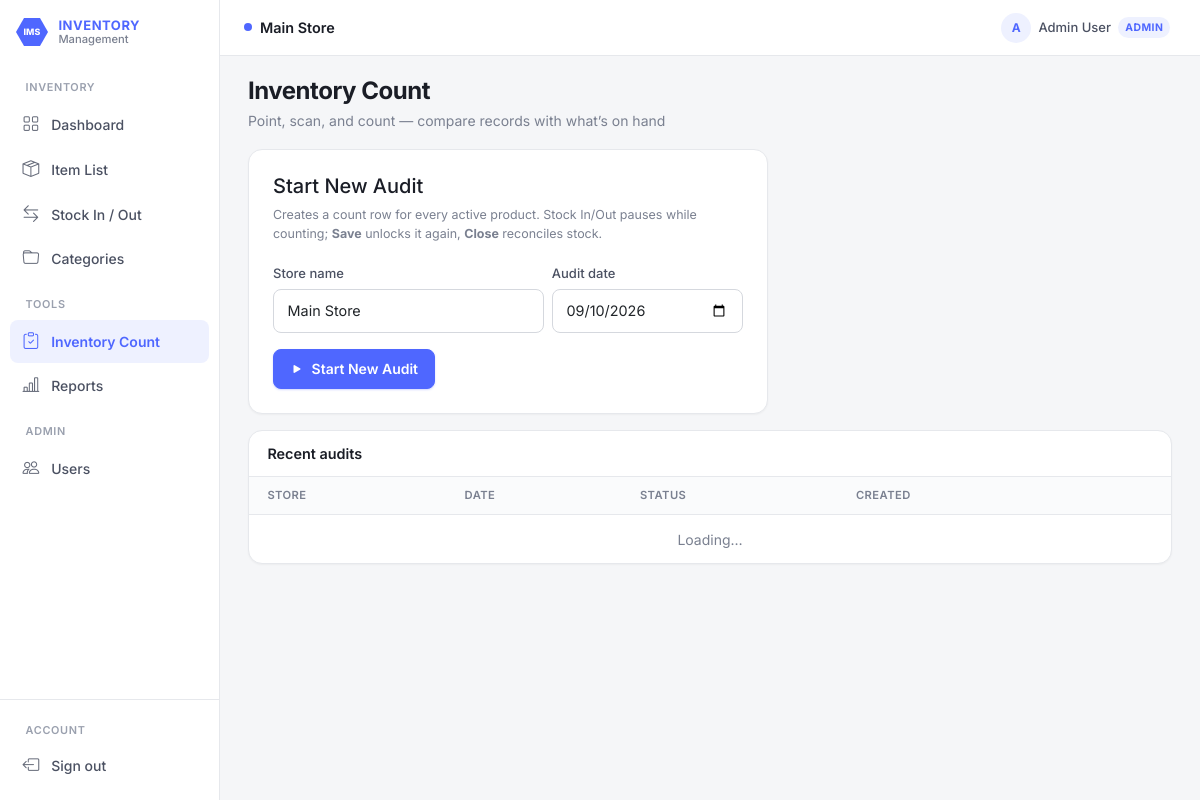
Screenshot of /audit.php (signed in) with the database file from the repository.
### tables this page shows
CREATE TABLE stores (
  store_id        INT AUTO_INCREMENT PRIMARY KEY,
  store_name      VARCHAR(255) NOT NULL,
  business_type   VARCHAR(100) NULL,
  address         VARCHAR(500) NULL,
  phone           VARCHAR(50) NULL,
  contact_email   VARCHAR(150) NULL,
  slug            VARCHAR(100) NOT NULL UNIQUE,
  is_active       TINYINT(1) NOT NULL DEFAULT 1,
  created_at      TIMESTAMP DEFAULT CURRENT_TIMESTAMP
);

CREATE TABLE users (
  user_id         INT AUTO_INCREMENT PRIMARY KEY,
  name            VARCHAR(100) NOT NULL,
  email           VARCHAR(150) UNIQUE NOT NULL,
  password_hash   VARCHAR(255) NULL,
  google_id       VARCHAR(255) UNIQUE NULL,
  role            VARCHAR(20) DEFAULT 'staff',  
  is_active       TINYINT(1) NOT NULL DEFAULT 1,
  created_at      TIMESTAMP DEFAULT CURRENT_TIMESTAMP
);

### audit.php (the view, shortened to what the rows shown need)
<?php
require_once __DIR__ . '/includes/auth.php';
require_login();
$active = active_audit_session();
$session = $active;
$storeNameDefault = (string) (current_store()['store_name'] ?? 'My Store');
$pageTitle = 'Inventory Count';
    ?>
    <?php
require __DIR__ . '/includes/header.php';
?>
<?php if (!$session): ?>
  <div class="card-soft p-4 mb-3" style="max-width:520px">
    <h2 class="h5 mb-2">Start New Audit</h2>
    <p class="text-muted-sm mb-3">Creates a count row for every active product. Stock In/Out pauses while counting; <strong>Save</strong> unlocks it again, <strong>Close</strong> reconciles stock.</p>
    <form id="startAuditForm" class="row g-2">
      <div class="col-md-7">
        <label class="form-label">Store name</label>
        <input class="form-control" name="store_name" id="store_name" value="<?= htmlspecialchars($storeNameDefault) ?>" readonly required>
      </div>
      <div class="col-md-5">
        <label class="form-label">Audit date</label>
        <input type="date" class="form-control" name="audit_date" id="audit_date" value="<?= date('Y-m-d') ?>" required>
      </div>
      <div class="col-12">
        <button type="submit" class="btn btn-accent mt-2">
          <i class="bi bi-play-fill me-1"></i> Start New Audit
        </button>
      </div>
    </form>
  </div>
  <div class="table-panel">
    <div class="panel-head"><h2>Recent audits</h2></div>
    <div class="table-responsive">
      <table class="table-clean">
        <thead>
          <tr><th>Store</th><th>Date</th><th>Status</th><th>Created</th><th></th></tr>
        </thead>
        <tbody id="auditHistoryBody"><tr><td colspan="5" class="empty-state">Loading…</td></tr></tbody>
      </table>
    </div>
  </div>
<?php endif; ?>
<?php
require __DIR__ . '/includes/footer.php';

### includes/header.php (shortened to what the rows shown need)
<?php
$user = current_user();
$store = current_store();
$platformMode = !empty($platformMode);
$storeDisplayName = $platformMode
    ? 'Platform Admin'
    : ($store['store_name'] ?? ($_SESSION['store_name'] ?? 'My Store'));
$pageTitle = $pageTitle ?? 'Inventory';
$hidePageHeader = !empty($hidePageHeader);
$isAdmin = is_admin();
$isSuper = is_super_admin();
$roleLabel = $isSuper ? 'Super Admin' : ($isAdmin ? 'Admin' : 'Staff');
?>
<!DOCTYPE html>
<html lang="en">
<head>
  <link href="https://cdn.jsdelivr.net/npm/bootstrap@5.3.3/dist/css/bootstrap.min.css" rel="stylesheet">
  <link href="https://cdn.jsdelivr.net/npm/bootstrap-icons@1.11.3/font/bootstrap-icons.min.css" rel="stylesheet">
  <link href="<?= htmlspecialchars(app_url('assets/css/app.css')) ?>" rel="stylesheet">
</head>
<body>
<div class="app-shell">
  <div class="main-wrap">
    <header class="topbar">
      <div class="topbar-team">
        <span class="team-dot"></span>
        <span><?= htmlspecialchars($storeDisplayName) ?></span>
      </div>
      <div class="topbar-actions">
        <div class="dropdown">
          <button type="button" class="user-chip user-chip-btn" data-bs-toggle="dropdown" aria-expanded="false">
            <span class="user-avatar"><?= strtoupper(substr($user['name'] ?? 'U', 0, 1)) ?></span>
            <span class="d-none d-md-inline"><?= htmlspecialchars($user['name'] ?? '') ?></span>
            <span class="role-pill"><?= htmlspecialchars($roleLabel) ?></span>
          </button>
        </div>
      </div>
    </header>
    <main class="main-content">
      <?php if (!$hidePageHeader): ?>
      <div class="page-header">
        <div>
          <h1 class="page-title"><?= htmlspecialchars($pageTitle) ?></h1>
        </div>
      </div>
      <?php endif; ?>

### rows the page displays
stores: store_name "Main Store"
users: name "A", name "Admin User", role "ADMIN"

### other values shown
$group['label'] "INVENTORY"
$item['label'] "Dashboard"
$item['label'] "Item List"
$item['label'] "Stock In / Out"
$item['label'] "Categories"
$group['label'] "TOOLS"
$item['label'] "Inventory Count"
$item['label'] "Reports"
$group['label'] "ADMIN"
$item['label'] "Users"
$pageTitle "Inventory Count"
$pageSubtitle "Point, scan, and count — compare records with what’s on hand"
